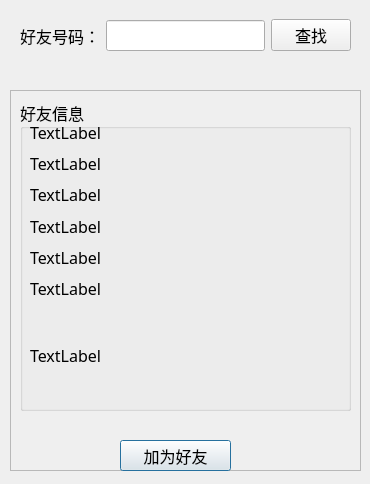
<?xml version="1.0" encoding="UTF-8"?>
<ui version="4.0">
 <class>FindFriendWindow</class>
 <widget class="QDialog" name="FindFriendWindow">
  <property name="geometry">
   <rect>
    <x>0</x>
    <y>0</y>
    <width>370</width>
    <height>484</height>
   </rect>
  </property>
  <property name="windowTitle">
   <string>查找好友</string>
  </property>
  <widget class="QFrame" name="frame">
   <property name="geometry">
    <rect>
     <x>10</x>
     <y>90</y>
     <width>351</width>
     <height>381</height>
    </rect>
   </property>
   <property name="frameShape">
    <enum>QFrame::StyledPanel</enum>
   </property>
   <property name="frameShadow">
    <enum>QFrame::Raised</enum>
   </property>
   <widget class="QGroupBox" name="accountInfoGroupBox">
    <property name="geometry">
     <rect>
      <x>10</x>
      <y>10</y>
      <width>331</width>
      <height>311</height>
     </rect>
    </property>
    <property name="font">
     <font>
      <family>楷体</family>
      <pointsize>12</pointsize>
     </font>
    </property>
    <property name="title">
     <string>好友信息</string>
    </property>
    <widget class="QLabel" name="signatureLabel">
     <property name="geometry">
      <rect>
       <x>10</x>
       <y>210</y>
       <width>311</width>
       <height>91</height>
      </rect>
     </property>
     <property name="font">
      <font>
       <kerning>true</kerning>
      </font>
     </property>
     <property name="text">
      <string>TextLabel</string>
     </property>
    </widget>
    <widget class="QWidget" name="layoutWidget">
     <property name="geometry">
      <rect>
       <x>10</x>
       <y>20</y>
       <width>311</width>
       <height>181</height>
      </rect>
     </property>
     <layout class="QVBoxLayout" name="verticalLayout">
      <item>
       <widget class="QLabel" name="numLabel">
        <property name="text">
         <string>TextLabel</string>
        </property>
       </widget>
      </item>
      <item>
       <widget class="QLabel" name="nicknameLabel">
        <property name="text">
         <string>TextLabel</string>
        </property>
       </widget>
      </item>
      <item>
       <widget class="QLabel" name="truenameLabel">
        <property name="text">
         <string>TextLabel</string>
        </property>
       </widget>
      </item>
      <item>
       <widget class="QLabel" name="sexLabel">
        <property name="text">
         <string>TextLabel</string>
        </property>
       </widget>
      </item>
      <item>
       <widget class="QLabel" name="ageLabel">
        <property name="text">
         <string>TextLabel</string>
        </property>
       </widget>
      </item>
      <item>
       <widget class="QLabel" name="schoolLabel">
        <property name="text">
         <string>TextLabel</string>
        </property>
       </widget>
      </item>
     </layout>
    </widget>
   </widget>
   <widget class="QPushButton" name="addFriendButton">
    <property name="geometry">
     <rect>
      <x>110</x>
      <y>350</y>
      <width>111</width>
      <height>31</height>
     </rect>
    </property>
    <property name="font">
     <font>
      <family>楷体</family>
      <pointsize>12</pointsize>
     </font>
    </property>
    <property name="text">
     <string>加为好友</string>
    </property>
   </widget>
   <widget class="QLabel" name="statusLabel_2">
    <property name="geometry">
     <rect>
      <x>10</x>
      <y>330</y>
      <width>331</width>
      <height>20</height>
     </rect>
    </property>
    <property name="font">
     <font>
      <family>楷体</family>
      <pointsize>12</pointsize>
     </font>
    </property>
    <property name="text">
     <string/>
    </property>
   </widget>
  </widget>
  <widget class="QLabel" name="statusLabel">
   <property name="geometry">
    <rect>
     <x>20</x>
     <y>55</y>
     <width>321</width>
     <height>20</height>
    </rect>
   </property>
   <property name="font">
    <font>
     <family>楷体</family>
     <pointsize>12</pointsize>
    </font>
   </property>
   <property name="text">
    <string/>
   </property>
  </widget>
  <widget class="QWidget" name="layoutWidget">
   <property name="geometry">
    <rect>
     <x>20</x>
     <y>10</y>
     <width>331</width>
     <height>51</height>
    </rect>
   </property>
   <layout class="QHBoxLayout" name="horizontalLayout">
    <item>
     <widget class="QLabel" name="label">
      <property name="font">
       <font>
        <family>楷体</family>
        <pointsize>12</pointsize>
       </font>
      </property>
      <property name="text">
       <string>好友号码：</string>
      </property>
     </widget>
    </item>
    <item>
     <widget class="QLineEdit" name="findNumLineEdit">
      <property name="font">
       <font>
        <family>楷体</family>
        <pointsize>12</pointsize>
       </font>
      </property>
     </widget>
    </item>
    <item>
     <widget class="QPushButton" name="findButton">
      <property name="font">
       <font>
        <family>楷体</family>
        <pointsize>12</pointsize>
       </font>
      </property>
      <property name="text">
       <string>查找</string>
      </property>
     </widget>
    </item>
   </layout>
  </widget>
 </widget>
 <resources/>
 <connections/>
</ui>
